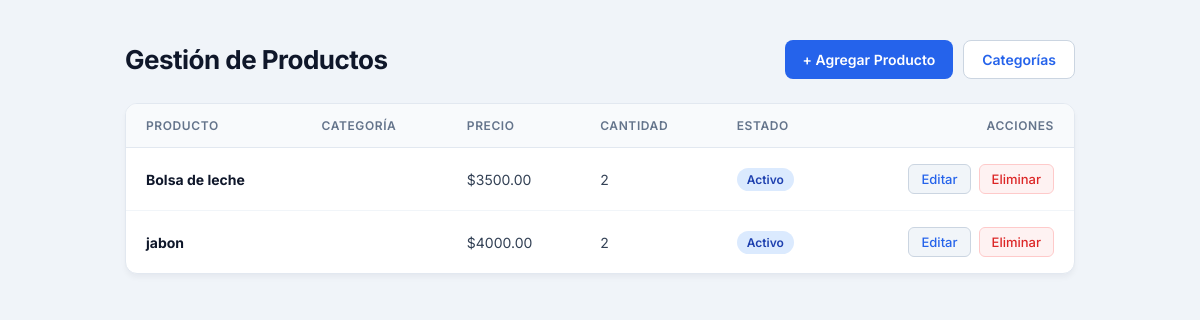
The app's page /, older data.
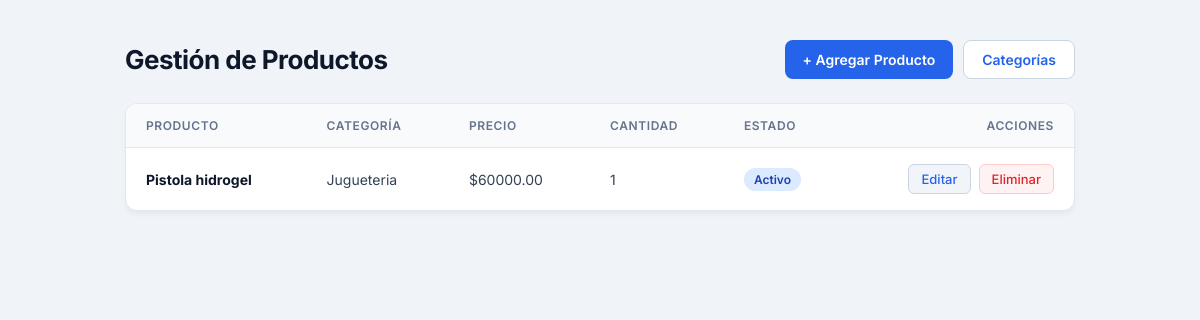
The same page, newer data.
### productos/models.py (models this page shows, shortened)
class Producto(models.Model):
    nombre = models.CharField(max_length=100)
    categoria = models.ForeignKey(Categoria, on_delete=models.CASCADE, related_name='productos')
    precio = models.DecimalField(max_digits=10, decimal_places=2)
    cantidad = models.IntegerField()
    estado = models.BooleanField(default=True)

class Categoria(models.Model):
    nombre = models.CharField(max_length=100)
    descripcion = models.TextField(blank=True, null=True)

### productos/views.py (the view)
# urls.py: path('', views.listar_productos, name='listar_productos'),
def listar_productos(request):
    productos = Producto.objects.all()
    return render(request, 'productos/listado.html', {'productos': productos})

### productos/templates/productos/listado.html (shortened to what this page needs)
<!DOCTYPE html>
<html lang="es">
<head>
</head>
<body>
    <div class="wrapper">
        <div class="top-bar">
            <h1>Gestión de Productos</h1>
            <div class="button-group">
                <a href="{% url 'registrar_producto' %}" class="btn btn-primary">+ Agregar Producto</a>
                <a href="{% url 'listar_categorias' %}" class="btn btn-outline">Categorías</a>
            </div>
        </div>
        <div class="card-table">
            {% if productos %}
            <table>
                <thead>
                    <tr>
                        <th>Producto</th>
                        <th>Categoría</th>
                        <th>Precio</th>
                        <th>Cantidad</th>
                        <th>Estado</th>
                        <th style="text-align: right;">Acciones</th>
                    </tr>
                </thead>
                <tbody>
                    {% for p in productos %}
                    <tr>
                        <td><strong style="color: #0f172a;">{{ p.nombre }}</strong></td>
                        <td>{{ p.categoria.nombre }}</td>
                        <td>${{ p.precio }}</td>
                        <td>{{ p.cantidad }}</td>
                        <td>
                            {% if p.estado %}
                            <span class="tag tag-active">Activo</span>
                            {% else %}
                            <span class="tag tag-inactive">Inactivo</span>
                            {% endif %}
                        </td>
                        <td style="text-align: right;">
                            <div class="actions-group" style="justify-content: flex-end;">
                                <a href="{% url 'editar_producto' p.id %}" class="btn-action btn-edit">Editar</a>
                                <a href="{% url 'eliminar_producto' p.id %}" class="btn-action btn-delete" onclick="return confirm('¿Seguro que deseas eliminar este producto?');">Eliminar</a>
                            </div>
                        </td>
                    </tr>
                    {% endfor %}
                </tbody>
            </table>
            {% else %}
            <div class="empty-msg">
                <p>No existen productos registrados actualmente.</p>
            </div>
            {% endif %}
        </div>
    </div>
</body>
</html>

Row changes from the older to the newer data that the page shows:
removed Producto: nombre "Bolsa de leche", precio "3500.00", cantidad "2", estado "Activo"
removed Producto: nombre "jabon", precio "4000.00", cantidad "2", estado "Activo"
added Producto: nombre "Pistola hidrogel", categoria.nombre "Jugueteria", precio "60000.00", cantidad "1", estado "Activo"
